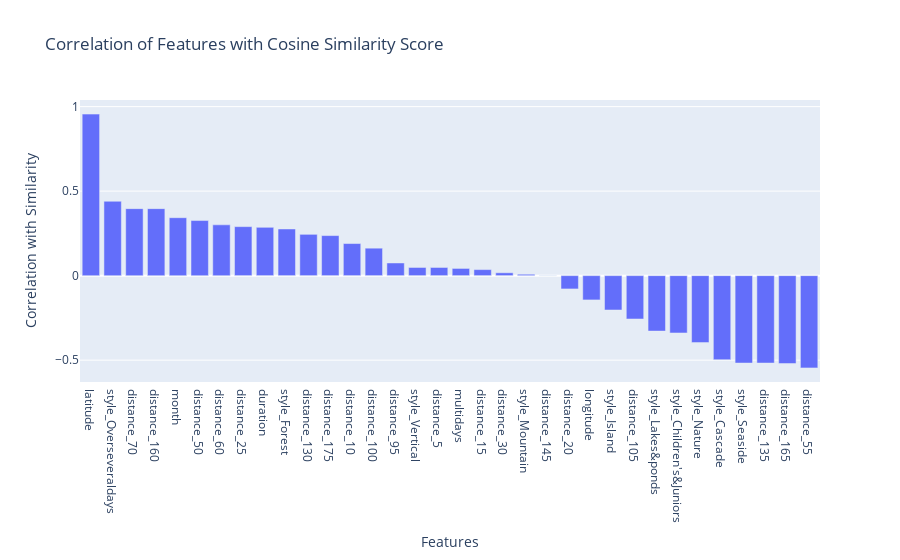

Notebook code for this chart:
### Code cell
# Calculate the correlation between each feature and the similarity score
# Remove constant columns
correlation_with_similarity = recommended_races.corr()['similarity'].sort_values(ascending=False)
print(correlation_with_similarity)
correlation_with_similarity.drop('similarity', inplace=True)
correlation_with_similarity.dropna(inplace=True)
# Plot the correlation
fig = px.bar(
    x=correlation_with_similarity.index,
    y=correlation_with_similarity.values,
    labels={'x': 'Features', 'y': 'Correlation with Similarity'},
    title='Correlation of Features with Cosine Similarity Score'
)

# Show the plot
fig.show()

### Figure 1 — Plotly figure (JSON) as saved in the notebook; plotly's stock layout.template omitted (floating-point values rounded to 4 significant figures)
{"data": [{"alignmentgroup": "True", "hovertemplate": "Features=%{x}<br>Correlation with Similarity=%{y}<extra></extra>", "legendgroup": "", "marker": {"color": "#636efa", "pattern": {"shape": ""}}, "name": "", "offsetgroup": "", "orientation": "v", "showlegend": false, "textposition": "auto", "type": "bar", "x": ["latitude", "style_Overseveraldays", "distance_70", "distance_160", "month", "distance_50", "distance_60", "distance_25", "duration", "style_Forest", "distance_130", "distance_175", "distance_10", "distance_100", "distance_95", "style_Vertical", "distance_5", "multidays", "distance_15", "distance_30", "style_Mountain", "distance_145", "distance_20", "longitude", "style_Island", "distance_105", "style_Lakes&ponds", "style_Children's&Juniors", "style_Nature", "style_Cascade", "style_Seaside", "distance_135", "distance_165", "distance_55"], "xaxis": "x", "y": [0.9556, 0.4399, 0.3963, 0.3963, 0.3428, 0.3258, 0.3004, 0.2898, 0.2859, 0.276, 0.2444, 0.2369, 0.1898, 0.1624, 0.07489, 0.04833, 0.04833, 0.04262, 0.03567, 0.01682, 0.008118, -0.0004727, -0.07873, -0.1437, -0.2033, -0.2565, -0.328, -0.3391, -0.3963, -0.4973, -0.5171, -0.5171, -0.5201, -0.5459], "yaxis": "y"}], "layout": {"barmode": "relative", "legend": {"tracegroupgap": 0}, "title": {"text": "Correlation of Features with Cosine Similarity Score"}, "xaxis": {"anchor": "y", "domain": [0, 1], "title": {"text": "Features"}}, "yaxis": {"anchor": "x", "domain": [0, 1], "title": {"text": "Correlation with Similarity"}}}}
